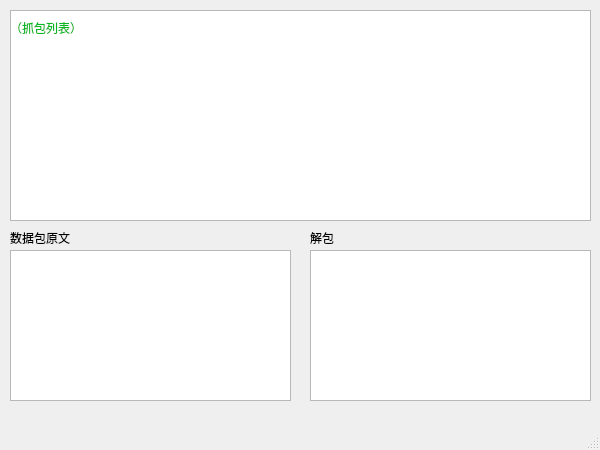
<?xml version="1.0" encoding="UTF-8"?>
<ui version="4.0">
 <class>Wireshark</class>
 <widget class="QMainWindow" name="Wireshark">
  <property name="geometry">
   <rect>
    <x>0</x>
    <y>0</y>
    <width>600</width>
    <height>450</height>
   </rect>
  </property>
  <property name="windowTitle">
   <string>MainWindow</string>
  </property>
  <widget class="QWidget" name="centralwidget">
   <widget class="QTableView" name="tableView">
    <property name="geometry">
     <rect>
      <x>10</x>
      <y>10</y>
      <width>581</width>
      <height>211</height>
     </rect>
    </property>
   </widget>
   <widget class="QTextEdit" name="textEdit">
    <property name="geometry">
     <rect>
      <x>10</x>
      <y>250</y>
      <width>281</width>
      <height>151</height>
     </rect>
    </property>
   </widget>
   <widget class="QTextEdit" name="textEdit_2">
    <property name="geometry">
     <rect>
      <x>310</x>
      <y>250</y>
      <width>281</width>
      <height>151</height>
     </rect>
    </property>
   </widget>
   <widget class="QLabel" name="label">
    <property name="geometry">
     <rect>
      <x>10</x>
      <y>230</y>
      <width>61</width>
      <height>16</height>
     </rect>
    </property>
    <property name="text">
     <string>数据包原文</string>
    </property>
   </widget>
   <widget class="QLabel" name="label_2">
    <property name="geometry">
     <rect>
      <x>310</x>
      <y>230</y>
      <width>31</width>
      <height>16</height>
     </rect>
    </property>
    <property name="text">
     <string>解包</string>
    </property>
   </widget>
   <widget class="QLabel" name="label_7">
    <property name="geometry">
     <rect>
      <x>10</x>
      <y>20</y>
      <width>91</width>
      <height>16</height>
     </rect>
    </property>
    <property name="styleSheet">
     <string notr="true">color: rgb(8, 181, 34);</string>
    </property>
    <property name="text">
     <string>（抓包列表）</string>
    </property>
   </widget>
  </widget>
  <widget class="QMenuBar" name="menubar">
   <property name="geometry">
    <rect>
     <x>0</x>
     <y>0</y>
     <width>600</width>
     <height>21</height>
    </rect>
   </property>
  </widget>
  <widget class="QStatusBar" name="statusbar"/>
 </widget>
 <resources/>
 <connections/>
</ui>
